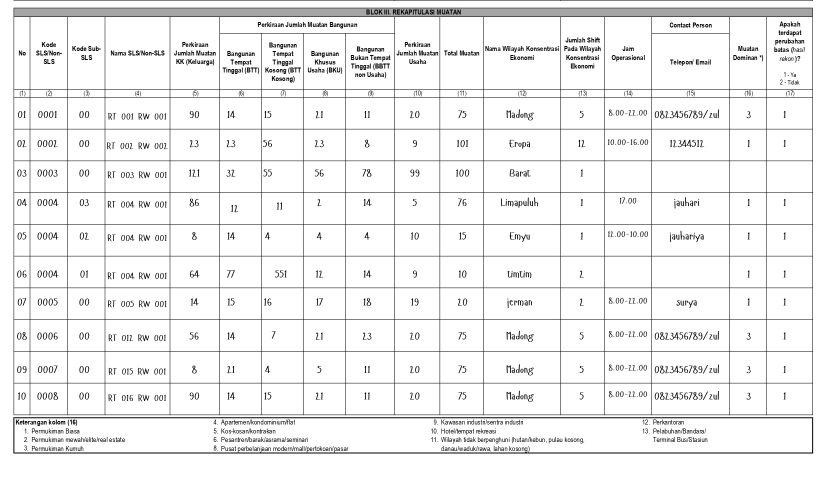
#> input picture pipeline/sample_blok3.jpg, 1650 x 986 px (shown at 1/2 size)
$ python -i preprocessor.py   (imports and definitions only)
#> lines starting #> are read from the running program, lines starting #| are printed output that depends on the picture; after the words box and inside, x2 and y2 are one past the last pixel; in counts of white or black regions, pixels touching at a corner belong together
#> further down, picture is the input picture: shape (986, 1650, 3); min 0, max 255, mean 240.2
"""
Image preprocessing untuk optimasi OCR
"""

import cv2
import numpy as np
from PIL import Image
from typing import Tuple, Union
from src.utils.config import (
    MAX_IMAGE_WIDTH,
    DESKEW_THRESHOLD,
    BINARIZATION_BLOCK_SIZE,
    BINARIZATION_C
)


def load_image(image_path: str) -> np.ndarray:
    """
    Load image file ke OpenCV format

    Args:
        image_path: Path ke image file

    Returns:
        OpenCV image (BGR format)
    """
    image = cv2.imread(image_path)
    if image is None:
        raise ValueError(f"Cannot load image: {image_path}")
    return image


def resize_image(image: np.ndarray, max_width: int = MAX_IMAGE_WIDTH) -> np.ndarray:
    """
    Resize image jika terlalu besar (untuk performance)

    Args:
        image: OpenCV image
        max_width: Maximum width untuk resize

    Returns:
        Resized image
    """
#> called with max_width = 3000
    height, width = image.shape[:2]
#> height = 986; width = 1650

    if width > max_width:
        scale = max_width / width
        new_width = max_width
        new_height = int(height * scale)
        image = cv2.resize(image, (new_width, new_height), interpolation=cv2.INTER_AREA)

    return image


def deskew_image(image: np.ndarray) -> Tuple[np.ndarray, float]:
    """
    Auto-rotate image jika miring

    Args:
        image: OpenCV image

    Returns:
        Tuple of (rotated_image, rotation_angle)
    """
    # Convert to grayscale
    gray = cv2.cvtColor(image, cv2.COLOR_BGR2GRAY)

    # Detect lines using Hough Transform
    edges = cv2.Canny(gray, 50, 150, apertureSize=3)
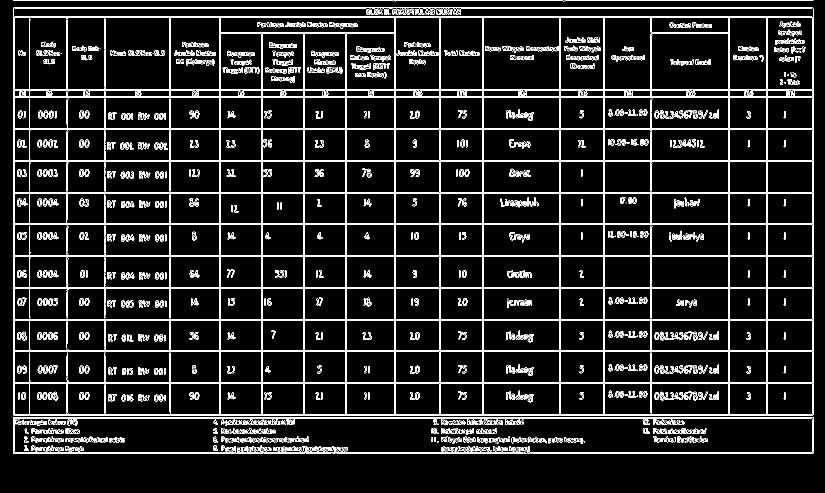
#> edges: shape (986, 1650) (shown at 1/2 size); 8% white in thin lines or dots, all inside (x1, y1, x2, y2) = (26, 0, 1627, 908)
    lines = cv2.HoughLines(edges, 1, np.pi/180, 200)
#> lines = 359 rows, first 8: [834, 1.57], [15, 1.57], [34, 1.57], [178, 1.57], [195, 1.57], [257, 1.57], [322, 1.57], [449, 1.57]

    if lines is None or len(lines) == 0:
        return image, 0.0

    # Calculate average angle
    angles = []
    for line in lines[:20]:  # Use first 20 lines
        rho, theta = line[0]
        angle = np.degrees(theta - np.pi/2)
        angles.append(angle)
#> this loop made 20 passes
#> (line, rho) on passes 1 to 12: ([[834, 1.57]], 834), ([[15, 1.57]], 15), ([[34, 1.57]], 34), ([[178, 1.57]], 178), ([[195, 1.57]], 195), ([[257, 1.57]], 257), ([[322, 1.57]], 322), ([[449, 1.57]], 449), ([[511, 1.57]], 511), ([[576, 1.57]], 576), ([[638, 1.57]], 638), ([[765, 1.57]], 765)
#> after the loop, angles = [2.5e-06, 2.5e-06, 2.5e-06, 2.5e-06, 2.5e-06, 2.5e-06, 2.5e-06, 2.5e-06, 2.5e-06, 2.5e-06, 2.5e-06, 2.5e-06, 2.5e-06, 2.5e-06, 2.5e-06, 2.5e-06, 2.5e-06, 2.5e-06, 2.5e-06, 2.5e-06]

    median_angle = np.median(angles)
#> median_angle = 2.5e-06

    # Only rotate if significant skew
    if abs(median_angle) < DESKEW_THRESHOLD:
        return image, 0.0

    # Rotate image
    (h, w) = image.shape[:2]
    center = (w // 2, h // 2)
    M = cv2.getRotationMatrix2D(center, median_angle, 1.0)
    rotated = cv2.warpAffine(image, M, (w, h),
                            flags=cv2.INTER_CUBIC,
                            borderMode=cv2.BORDER_REPLICATE)

    return rotated, median_angle


def enhance_image(image: np.ndarray) -> np.ndarray:
    """
    Enhance contrast dan brightness untuk OCR

    Args:
        image: OpenCV image

    Returns:
        Enhanced image
    """
    # Convert to LAB color space
    lab = cv2.cvtColor(image, cv2.COLOR_BGR2LAB)
#> lab: shape (986, 1650, 3); mean of channels 0, 1, 2 240.7, 128, 128
    l, a, b = cv2.split(lab)
#> a: shape (986, 1650); every value is 128

    # Apply CLAHE (Contrast Limited Adaptive Histogram Equalization)
    clahe = cv2.createCLAHE(clipLimit=3.0, tileGridSize=(8, 8))
    l = clahe.apply(l)

    # Merge channels
    enhanced_lab = cv2.merge([l, a, b])
#> enhanced_lab: shape (986, 1650, 3); mean of channels 0, 1, 2 240.2, 128, 128
    enhanced = cv2.cvtColor(enhanced_lab, cv2.COLOR_LAB2BGR)

    return enhanced


def denoise_image(image: np.ndarray) -> np.ndarray:
    """
    Remove noise dari image

    Args:
        image: OpenCV image

    Returns:
        Denoised image
    """
    # Apply bilateral filter (preserves edges)
    denoised = cv2.bilateralFilter(image, 9, 75, 75)
    return denoised


def binarize_image(image: np.ndarray) -> np.ndarray:
    """
    Convert image ke binary (black & white) untuk OCR optimal
    NOTE: Optimized untuk preserve thin lines dan prevent data loss

    Args:
        image: OpenCV image

    Returns:
        Binary image
    """
    # Convert to grayscale
    gray = cv2.cvtColor(image, cv2.COLOR_BGR2GRAY)

    # Apply adaptive threshold with careful parameters
    # Use smaller block size untuk better preserve thin details
    block_size = max(3, BINARIZATION_BLOCK_SIZE - 4)
    c_value = max(1, BINARIZATION_C - 1)

    binary = cv2.adaptiveThreshold(
        gray,
        255,
        cv2.ADAPTIVE_THRESH_GAUSSIAN_C,
        cv2.THRESH_BINARY,
        block_size,
        c_value
    )
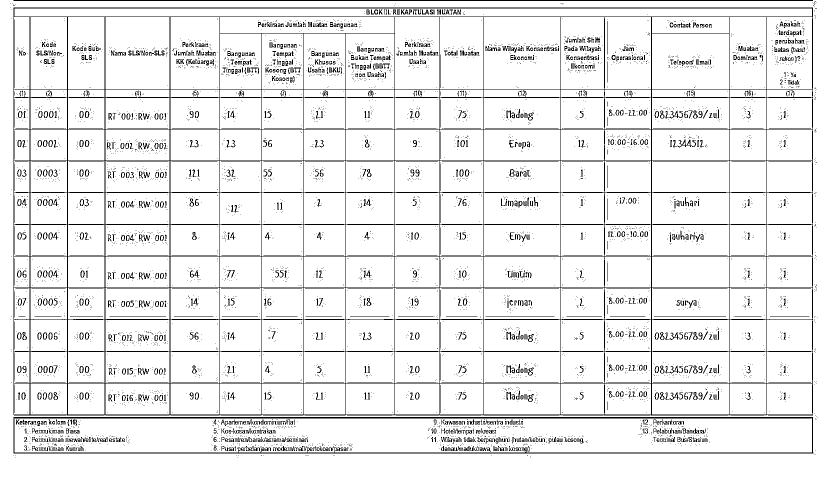
#> binary: shape (986, 1650) (shown at 1/2 size); 92.2% white; black in thin lines or dots

    # Invert jika perlu (text should be black)
    # Most OCR engines expect white background with black text
    binary = cv2.bitwise_not(binary)
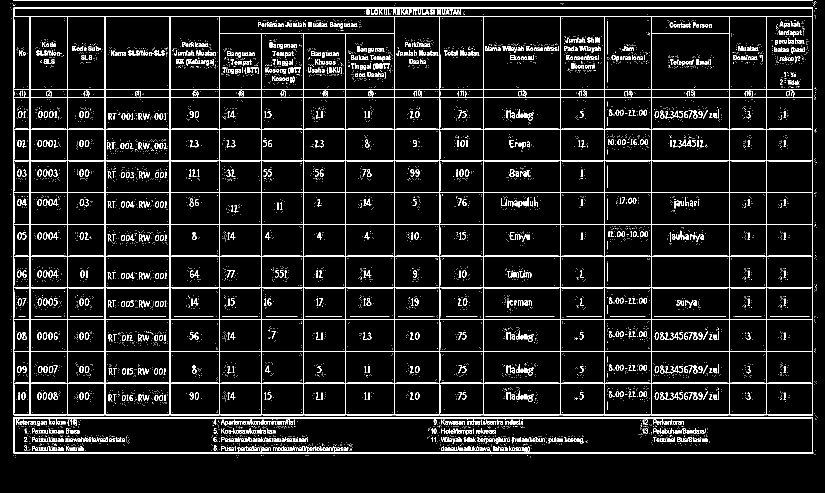
#> binary: shape (986, 1650) (shown at 1/2 size); 7.8% white in thin lines or dots

    return binary


def preprocess_image(image: Union[str, np.ndarray],
                     full_pipeline: bool = True) -> np.ndarray:
    """
    Complete preprocessing pipeline

    Args:
        image: Image path or OpenCV image
        full_pipeline: Run full preprocessing steps

    Returns:
        Preprocessed image
    """
    # Load if path provided
    if isinstance(image, str):
        img = load_image(image)
    else:
        img = image.copy()

    if not full_pipeline:
        return img

    # Step 1: Resize if needed
    img = resize_image(img)

    # Step 2: Deskew
    img, _ = deskew_image(img)

    # Step 3: Enhance
    img = enhance_image(img)

    # Step 4: Denoise
    img = denoise_image(img)

    # Step 5: Binarize
    img = binarize_image(img)

    return img

>>> import cv2
>>> picture = cv2.imread('../../pipeline/sample_blok3.jpg')
>>> result = preprocess_image(picture)
